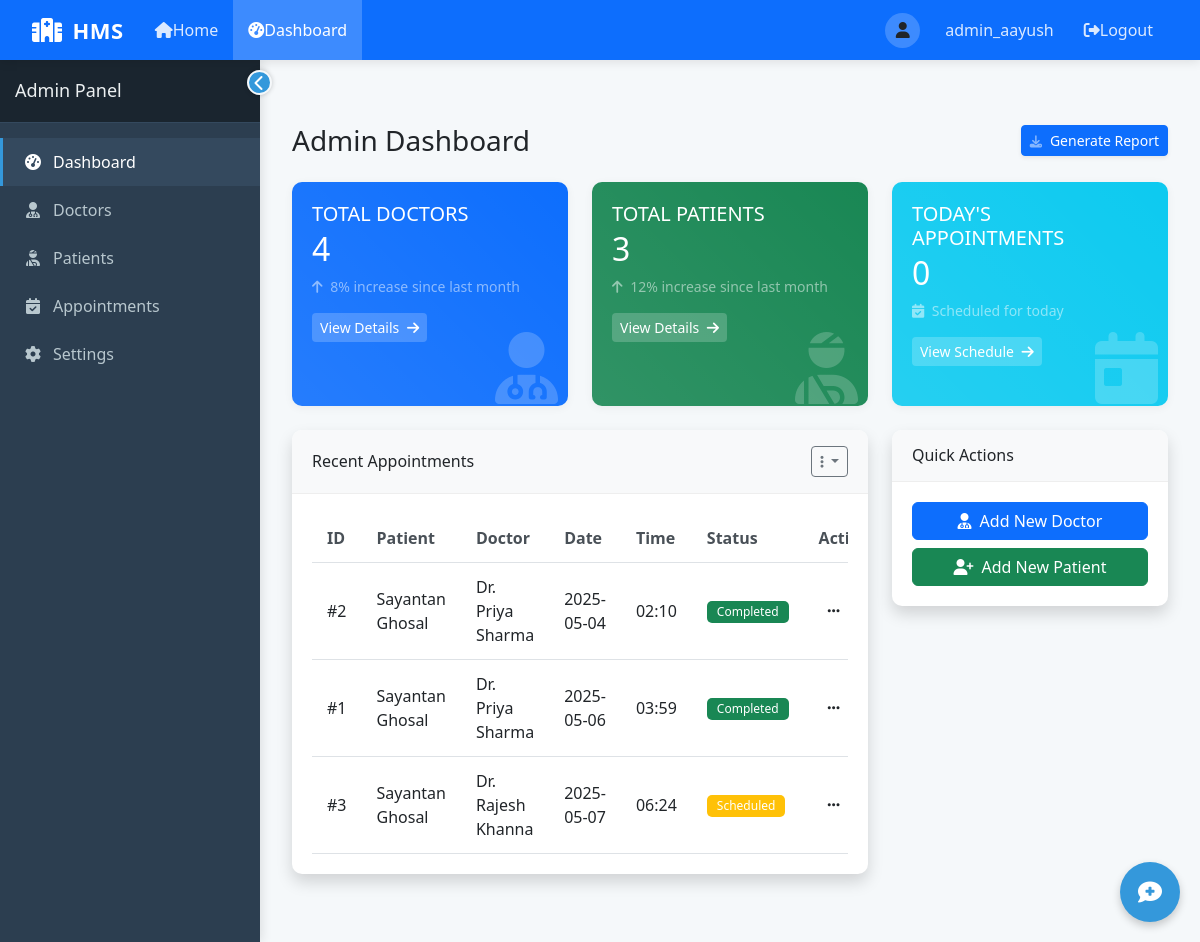
Page /dashboard (signed in) on the earlier database version.
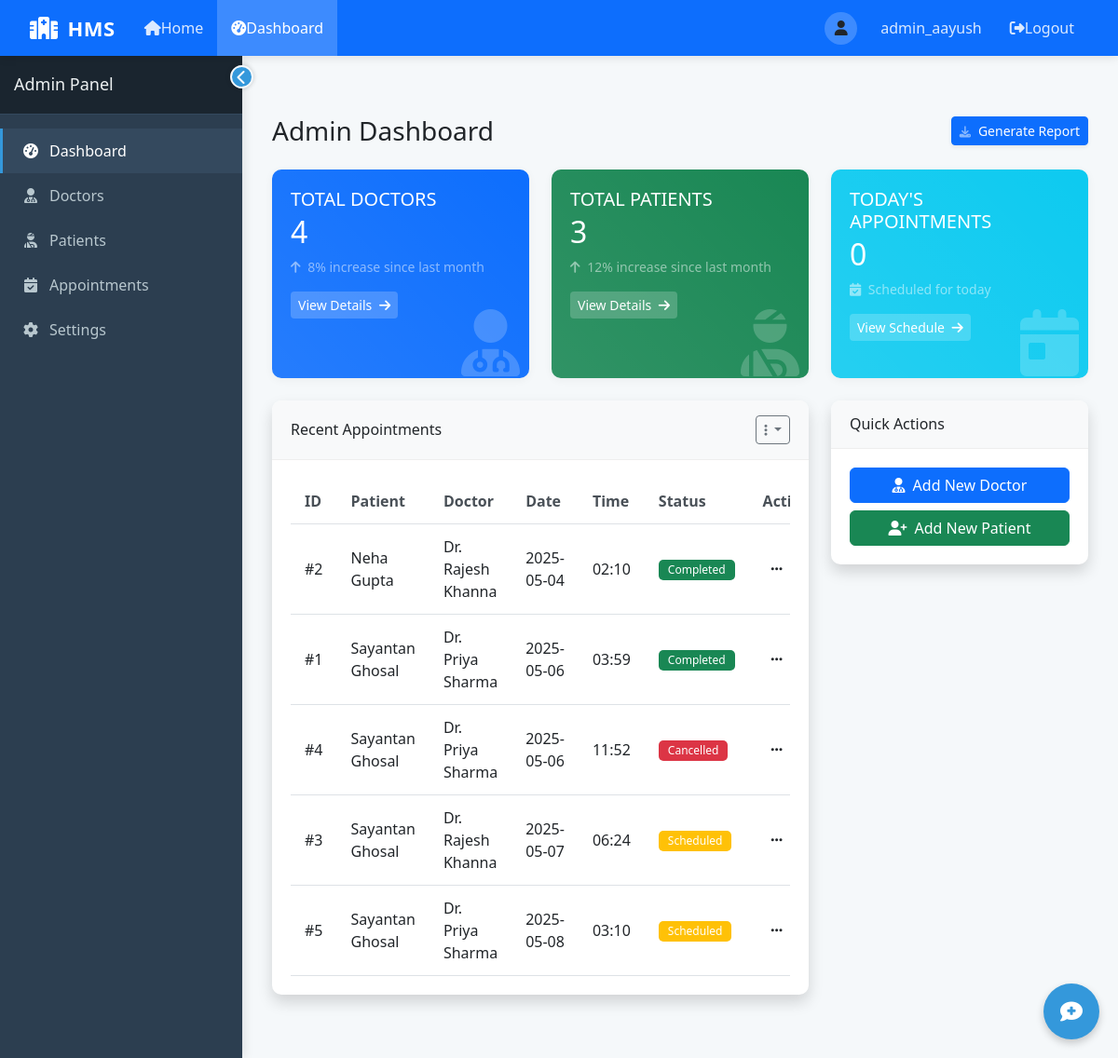
Same page on the later database version.
### tables this page shows
CREATE TABLE Appointment (
            AppointmentID INTEGER PRIMARY KEY AUTOINCREMENT,
            PatientID INTEGER NOT NULL,
            DoctorID INTEGER NOT NULL,
            Date DATE NOT NULL,
            Time TEXT NOT NULL,
            Status TEXT DEFAULT 'Scheduled' CHECK (Status IN ('Scheduled', 'Completed', 'Cancelled')),
            Purpose TEXT,
            FOREIGN KEY (PatientID) REFERENCES Patient(PatientID),
            FOREIGN KEY (DoctorID) REFERENCES Doctor(DoctorID)
        );

CREATE TABLE Patient (
            PatientID INTEGER PRIMARY KEY AUTOINCREMENT,
            Name TEXT NOT NULL,
            Age INTEGER CHECK (Age > 0),
            Gender TEXT CHECK (Gender IN ('Male', 'Female', 'Other')),
            Password TEXT NOT NULL,
            ContactNumber TEXT,
            Email TEXT,
            Address TEXT,
            MedicalHistory TEXT,
            BloodGroup TEXT,
            AssignedDoctorID INTEGER,
            RegistrationDate DATE DEFAULT CURRENT_DATE,
            FOREIGN KEY (AssignedDoctorID) REFERENCES Doctor(DoctorID)
        );

CREATE TABLE Doctor (
            DoctorID INTEGER PRIMARY KEY AUTOINCREMENT,
            Name TEXT NOT NULL,
            Specialisation TEXT NOT NULL,
            Username TEXT NOT NULL UNIQUE,
            Password TEXT NOT NULL,
            ContactNumber TEXT,
            Email TEXT,
            AddedByAdmin INTEGER,
            JoinDate DATE DEFAULT CURRENT_DATE,
            FOREIGN KEY (AddedByAdmin) REFERENCES Admin(AdminID)
        );

### app.py (the view, shortened to what this page needs)
@app.route('/dashboard')
def dashboard():
    if 'user_id' not in session:
        return redirect(url_for('login'))
    user_type = session.get('user_type')
    user_id = session.get('user_id')
    current_date = datetime.now().strftime('%Y-%m-%d')  # Add this line to get current date
    conn = get_db_connection()
    if user_type == 'admin':
        doctors = conn.execute('SELECT * FROM Doctor').fetchall()
        patients = conn.execute('SELECT * FROM Patient').fetchall()
        appointments = conn.execute('''
        SELECT a.*, p.Name as PatientName, d.Name as DoctorName
        FROM Appointment a
        JOIN Patient p ON a.PatientID = p.PatientID
        JOIN Doctor d ON a.DoctorID = d.DoctorID
        ORDER BY a.Date, a.Time
        ''').fetchall()
        return render_template('admin_dashboard.html',
                              doctors=doctors,
                              patients=patients,
                              appointments=appointments,
                              current_date=current_date)  # Add current_date here
    conn.close()
    return redirect(url_for('index'))

### templates/admin_dashboard.html (shortened to what this page needs)
{% extends "layout.html" %}
{% block content %}
<div class="container-fluid py-4">
    <div class="d-sm-flex align-items-center justify-content-between mb-4">
        <h1 class="h3 mb-0 text-gray-800">Admin Dashboard</h1>
        <a href="#" class="d-none d-sm-inline-block btn btn-sm btn-primary shadow-sm">
            Generate Report
        </a>
    </div>
    <div class="row">
        <div class="col-xl-4 col-md-6 mb-4">
            <div class="card stats-card bg-primary h-100">
                <div class="card-body">
                    <div class="row no-gutters align-items-center">
                        <div class="col">
                            <h5 class="card-title text-uppercase mb-1">Total Doctors</h5>
                            <div class="h2 mb-0 font-weight-bold">{{ doctors|length }}</div>
                            <div class="mt-2 mb-0 text-white-50 small">
                                <i class="fas fa-arrow-up me-1"></i>
                                <span>8% increase since last month</span>
                            </div>
                        </div>
                    </div>
                    <a href="{{ url_for('admin_doctors') }}" class="btn btn-sm mt-3">
                        View Details <i class="fas fa-arrow-right ms-1"></i>
                    </a>
                    <div class="stats-icon">
                        <i class="fas fa-user-md"></i>
                    </div>
                </div>
            </div>
        </div>
        <div class="col-xl-4 col-md-6 mb-4">
            <div class="card stats-card bg-success h-100">
                <div class="card-body">
                    <div class="row no-gutters align-items-center">
                        <div class="col">
                            <h5 class="card-title text-uppercase mb-1">Total Patients</h5>
                            <div class="h2 mb-0 font-weight-bold">{{ patients|length }}</div>
                            <div class="mt-2 mb-0 text-white-50 small">
                                <i class="fas fa-arrow-up me-1"></i>
                                <span>12% increase since last month</span>
                            </div>
                        </div>
                    </div>
                    <a href="{{ url_for('admin_patients') }}" class="btn btn-sm mt-3">
                        View Details <i class="fas fa-arrow-right ms-1"></i>
                    </a>
                    <div class="stats-icon">
                        <i class="fas fa-user-injured"></i>
                    </div>
                </div>
            </div>
        </div>
        <div class="col-xl-4 col-md-6 mb-4">
            <div class="card stats-card bg-info h-100">
                <div class="card-body">
                    <div class="row no-gutters align-items-center">
                        <div class="col">
                            <h5 class="card-title text-uppercase mb-1">Today's Appointments</h5>
                            <div class="h2 mb-0 font-weight-bold">
                                {% set today_appointments = 0 %}
                                {% for app in appointments %}
                                    {% if app.Date == current_date %}
                                        {% set today_appointments = today_appointments + 1 %}
                                    {% endif %}
                                {% endfor %}
                                {{ today_appointments }}
                            </div>
                            <div class="mt-2 mb-0 text-white-50 small">
                                <i class="fas fa-calendar-check me-1"></i>
                                <span>Scheduled for today</span>
                            </div>
                        </div>
                    </div>
                    <a href="#" class="btn btn-sm mt-3">
                        View Schedule <i class="fas fa-arrow-right ms-1"></i>
                    </a>
                    <div class="stats-icon">
                        <i class="fas fa-calendar-day"></i>
                    </div>
                </div>
            </div>
        </div>
    </div>
    <div class="row">
        <div class="col-lg-8">
            <div class="card shadow mb-4">
                <div class="card-header py-3 d-flex flex-row align-items-center justify-content-between">
                    <h6 class="m-0 font-weight-bold">Recent Appointments</h6>
                    <div class="dropdown">
                        <button class="btn btn-sm btn-outline-secondary dropdown-toggle" type="button" id="dropdownMenuButton" data-bs-toggle="dropdown" aria-expanded="false">
                            <i class="fas fa-ellipsis-v"></i>
                        </button>
                    </div>
                </div>
                <div class="card-body">
                    <div class="table-responsive">
                        <table class="table table-hover">
                            <thead>
                                <tr>
                                    <th>ID</th>
                                    <th>Patient</th>
                                    <th>Doctor</th>
                                    <th>Date</th>
                                    <th>Time</th>
                                    <th>Status</th>
                                    <th>Actions</th>
                                </tr>
                            </thead>
                            <tbody>
                                {% for appointment in appointments[:10] %}
                                <tr>
                                    <td>#{{ appointment.AppointmentID }}</td>
                                    <td>{{ appointment.PatientName }}</td>
                                    <td>{{ appointment.DoctorName }}</td>
                                    <td>{{ appointment.Date }}</td>
                                    <td>{{ appointment.Time }}</td>
                                    <td>
                                        <span class="badge {% if appointment.Status == 'Scheduled' %}bg-warning{% elif appointment.Status == 'Completed' %}bg-success{% else %}bg-danger{% endif %}">
                                            {{ appointment.Status }}
                                        </span>
                                    </td>
                                    <td>
                                        <div class="dropdown">
                                            <button class="btn btn-sm" type="button" data-bs-toggle="dropdown" aria-expanded="false">
                                                <i class="fas fa-ellipsis-h"></i>
                                            </button>
                                        </div>
                                    </td>
                                </tr>
                                {% else %}
                                <tr>
                                    <td colspan="7" class="text-center">No appointments found</td>
                                </tr>
                                {% endfor %}
                            </tbody>
                        </table>
                    </div>
                </div>
            </div>
        </div>
        <div class="col-lg-4">
            <div class="card shadow mb-4">
                <div class="card-header py-3">
                    <h6 class="m-0 font-weight-bold">Quick Actions</h6>
                </div>
                <div class="card-body">
                    <div class="d-grid gap-2">
                        <a href="{{ url_for('admin_add_doctor') }}" class="btn btn-primary">
                            <i class="fas fa-user-md me-2"></i>Add New Doctor
                        </a>
                        <a href="{{ url_for('admin_add_patient') }}" class="btn btn-success">
                            <i class="fas fa-user-plus me-2"></i>Add New Patient
                        </a>
                    </div>
                </div>
            </div>
    </div>
</div>
{% endblock %}

### templates/layout.html (shortened to what this page needs)
<!DOCTYPE html>
<html lang="en">
<head>
    <link href="https://cdn.jsdelivr.net/npm/bootstrap@5.3.0/dist/css/bootstrap.min.css" rel="stylesheet">
    <link rel="stylesheet" href="https://cdnjs.cloudflare.com/ajax/libs/font-awesome/6.4.0/css/all.min.css">
</head>
<body>
    <nav class="navbar navbar-expand-lg navbar-dark bg-primary">
        <div class="container-fluid">
            <a class="navbar-brand" href="{{ url_for('index') }}">
                <i class="fas fa-hospital"></i>HMS
            </a>
            <div class="collapse navbar-collapse" id="navbarNav">
                <ul class="navbar-nav me-auto">
                    <li class="nav-item">
                        <a class="nav-link {% if request.path == url_for('index') %}active{% endif %}" href="{{ url_for('index') }}">
                            <i class="fas fa-home"></i> Home
                        </a>
                    </li>
                    {% if session.get('user_id') %}
                        <li class="nav-item">
                            <a class="nav-link {% if request.path == url_for('dashboard') %}active{% endif %}" href="{{ url_for('dashboard') }}">
                                <i class="fas fa-tachometer-alt"></i> Dashboard
                            </a>
                        </li>
                    {% endif %}
                </ul>
                <ul class="navbar-nav">
                    {% if session.get('user_id') %}
                        <li class="nav-item user-welcome">
                            <div class="user-avatar">
                                <i class="fas fa-user"></i>
                            </div>
                            <span class="nav-link">{{ session.get('username') }}</span>
                        </li>
                        <li class="nav-item">
                            <a class="nav-link" href="{{ url_for('logout') }}">
                                <i class="fas fa-sign-out-alt"></i> Logout
                            </a>
                        </li>
                    {% else %}
                        <li class="nav-item">
                            <a class="nav-link {% if request.path == url_for('login') %}active{% endif %}" href="{{ url_for('login') }}">
                                <i class="fas fa-sign-in-alt"></i> Login
                            </a>
                        </li>
                    {% endif %}
                </ul>
            </div>
        </div>
    </nav>
    <div class="main-container">
        {% if session.get('user_id') %}
        <div class="sidebar">
            <div class="sidebar-toggler">
                <i class="fas fa-chevron-left"></i>
            </div>
            <div class="sidebar-header">
                <h3>
                    {% if session.get('user_type') == 'admin' %}
                        Admin Panel
                    {% elif session.get('user_type') == 'doctor' %}
                        Doctor Portal
                    {% elif session.get('user_type') == 'patient' %}
                        Patient Portal
                    {% endif %}
                </h3>
            </div>
            <ul class="sidebar-menu">
                {% if session.get('user_type') == 'admin' %}
                    <li class="menu-item">
                        <a href="{{ url_for('dashboard') }}" class="menu-link {% if request.path == url_for('dashboard') %}active{% endif %}">
                            <span class="menu-icon"><i class="fas fa-tachometer-alt"></i></span>
                            <span class="menu-text">Dashboard</span>
                        </a>
                    </li>
                    <li class="menu-item">
                        <a href="{{ url_for('admin_doctors') }}" class="menu-link {% if '/admin/doctors' in request.path %}active{% endif %}">
                            <span class="menu-icon"><i class="fas fa-user-md"></i></span>
                            <span class="menu-text">Doctors</span>
                        </a>
                    </li>
                    <li class="menu-item">
                        <a href="{{ url_for('admin_patients') }}" class="menu-link {% if '/admin/patients' in request.path %}active{% endif %}">
                            <span class="menu-icon"><i class="fas fa-user-injured"></i></span>
                            <span class="menu-text">Patients</span>
                        </a>
                    </li>
                    <li class="menu-item">
                        <a href="#" class="menu-link">
                            <span class="menu-icon"><i class="fas fa-calendar-check"></i></span>
                            <span class="menu-text">Appointments</span>
                        </a>
                    </li>
                    <li class="menu-item">
                        <a href="#" class="menu-link">
                            <span class="menu-icon"><i class="fas fa-cog"></i></span>
                            <span class="menu-text">Settings</span>
                        </a>
                    </li>
                {% endif %}
            </ul>
        </div>
        {% endif %}
        <div class="content-wrapper">
            {% block content %}{% endblock %}
        </div>
    </div>
</body>
</html>

Differences in the rows shown:
changed Appointment id 2: PatientName "Sayantan Ghosal" → "Neha Gupta"; DoctorName "Dr. Priya Sharma" → "Dr. Rajesh Khanna"
added Appointment: AppointmentID "4", PatientName "Sayantan Ghosal", DoctorName "Dr. Priya Sharma", Date "2025-05-06", Time "11:52", Status "Cancelled"
added Appointment: AppointmentID "5", PatientName "Sayantan Ghosal", DoctorName "Dr. Priya Sharma", Date "2025-05-08", Time "03:10", Status "Scheduled"
